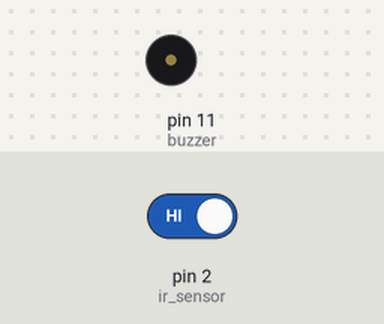
A sketch run on a simulated Arduino Uno, built with avr-gcc and run on an emulated ATmega328P. On the bench: buzzer (waves = sounding, pin HIGH). The test bench sets the inputs (shaded band); at power-on: pin 2 (ir_sensor) HIGH.

Above: at 1.2 s.
1.3 s: pin 2 (ir_sensor) driven LOW
At 2.2 s:
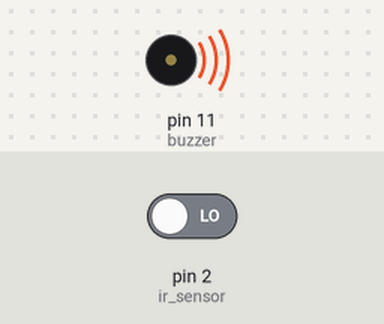
Timing chart, 0 to 4.3 s (numbered marks = the images above; inputs shaded):
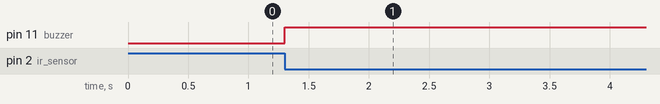

The sketch:

door_security.ino
```cpp
byte ir_sensor = 2;
byte buzzer = 11;

void setup()
{
 pinMode(ir_sensor, INPUT);
 pinMode(buzzer, OUTPUT);
}

void loop()
{
 int sensor_state = digitalRead(ir_sensor);

 if(sensor_state == LOW)
 {
  digitalWrite(buzzer, HIGH);
 }


}
```

Measured:
- after the input at 1.3 s, pin 11 (buzzer): LOW → HIGH at once
